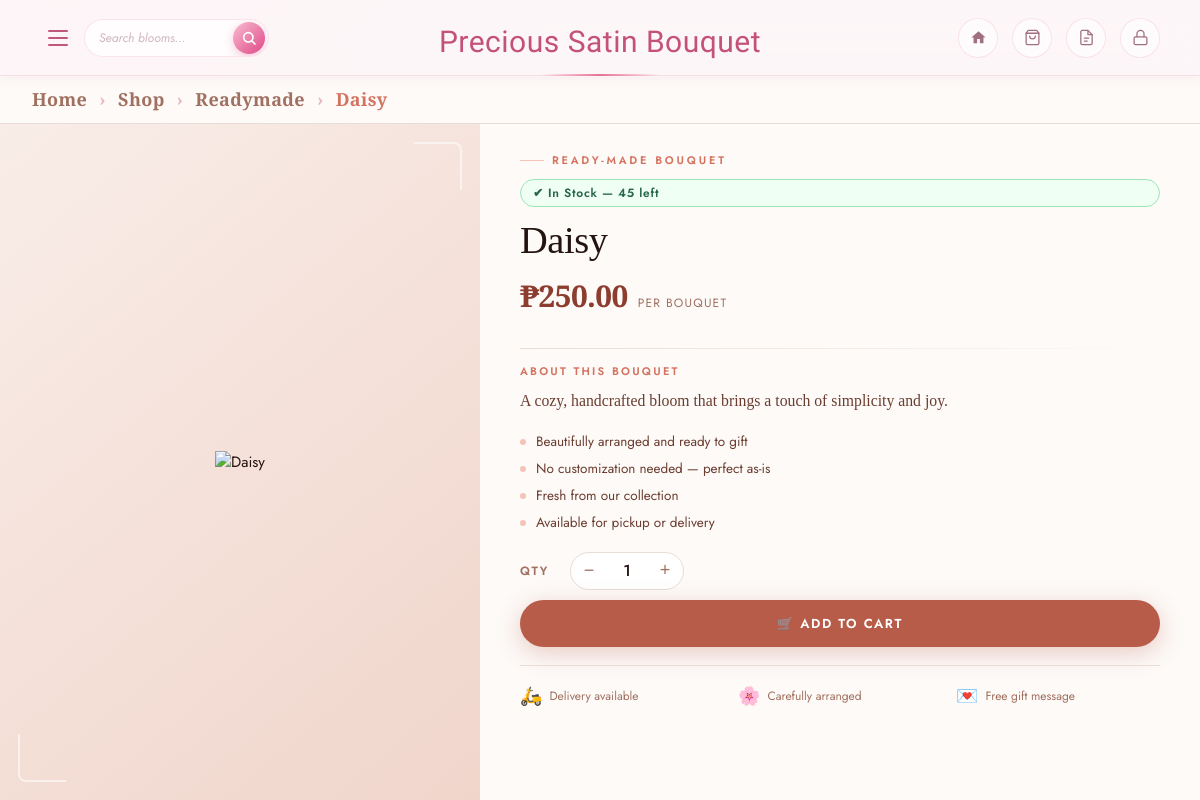
Screenshot of /ready_made.php?id=2 with the database file from the repository.
### tables this page shows
CREATE TABLE `products` (
  `id` int(11) NOT NULL,
  `name` varchar(100) NOT NULL,
  `description` text DEFAULT NULL,
  `price` decimal(10,2) DEFAULT NULL,
  `image` varchar(100) DEFAULT NULL,
  `category_id` int(11) DEFAULT NULL,
  `stock` int(11) DEFAULT 0 CHECK (`stock` >= 0),
  `updated_at` timestamp NOT NULL DEFAULT current_timestamp() ON UPDATE current_timestamp()
);

CREATE TABLE `categories` (
  `id` int(11) NOT NULL,
  `name` varchar(255) NOT NULL
);

### ready_made.php (the view, shortened to what this page needs)
<?php
include "config.php";
$id = intval($_GET['id']);
$stmt = $conn->prepare("
    SELECT p.*, c.name AS category_name
    FROM products p
    LEFT JOIN categories c ON p.category_id = c.id
    WHERE p.id = ?
");
$stmt->bind_param("i", $id);
$stmt->execute();
$product = $stmt->get_result()->fetch_assoc();
?>
<!DOCTYPE html>
<html lang="en">
<head>
</head>
<body>
<?php include "header.php"; ?>
<nav class="rm-breadcrumb">
  <a href="index.php">Home</a>
  <span class="sep">›</span>
  <a href="index.php?category=all#products">Shop</a>
  <span class="sep">›</span>
  <a href="index.php?category=<?= urlencode($product['category_name'] ?? 'Readymade') ?>#products"><?= htmlspecialchars($product['category_name'] ?? 'Ready-Made') ?></a>
  <span class="sep">›</span>
  <span class="current"><?= htmlspecialchars($product['name']) ?></span>
</nav>
<div class="rm-shell">
  <div class="rm-image-wrap">
    <img
      src="images/<?= htmlspecialchars($product['image']) ?>"
      alt="<?= htmlspecialchars($product['name']) ?>"
      onerror="this.src='images/placeholder.jpg'">
  </div>
  <div class="rm-info">
    <div class="rm-eyebrow">Ready-Made Bouquet</div>
    <?php if ($product['stock'] > 0): ?>
      <span class="rm-stock-badge in-stock">✔ In Stock — <?= (int)$product['stock'] ?> left</span>
    <?php else: ?>
      <span class="rm-stock-badge out-stock">✘ Out of Stock</span>
    <?php endif; ?>
      <h1 class="rm-name"><?= htmlspecialchars($product['name']) ?></h1>
      <div class="rm-price-row">
        <span class="rm-price">₱<?= number_format($product['price'], 2) ?></span>
        <span class="rm-price-label">per bouquet</span>
      </div>
      <div class="rm-divider"></div>
      <div class="rm-desc-label">About this Bouquet</div>
      <p class="rm-description"><?= nl2br(htmlspecialchars($product['description'])) ?></p>
      <ul class="rm-highlights">
        <li><span class="dot"></span> Beautifully arranged and ready to gift</li>
        <li><span class="dot"></span> No customization needed — perfect as-is</li>
        <li><span class="dot"></span> Fresh from our collection</li>
        <li><span class="dot"></span> Available for pickup or delivery</li>
      </ul>
      <?php if ($product['stock'] > 0): ?>
        <form method="POST" action="add_to_cart.php" class="rm-actions" id="rmForm">
          <div class="rm-qty-row">
            <span class="rm-qty-label">Qty</span>
            <div class="qty-control">
              <button type="button" class="qty-btn" onclick="changeQty(-1)">−</button>
              <input type="number" name="qty" id="qtyInput" class="qty-num" value="1" min="1" max="<?= (int)$product['stock'] ?>">
              <button type="button" class="qty-btn" onclick="changeQty(1)">+</button>
            </div>
          </div>
          <button type="submit" class="btn-add-cart">
            🛒 Add to Cart
          </button>
        </form>
      <?php endif; ?>
      <div class="rm-perks">
        <div class="rm-perk">
          <span class="perk-icon">🛵</span>
          <span>Delivery available</span>
        </div>
        <div class="rm-perk">
          <span class="perk-icon">🌸</span>
          <span>Carefully arranged</span>
        </div>
        <div class="rm-perk">
          <span class="perk-icon">💌</span>
          <span>Free gift message</span>
        </div>
      </div>
    </div>
</div>
</body>
</html>

### rows the page displays
products: category.name "Readymade", name "Daisy", stock "45", price "250.00", description "A cozy, handcrafted bloom that brings a touch of simplicity and joy."
